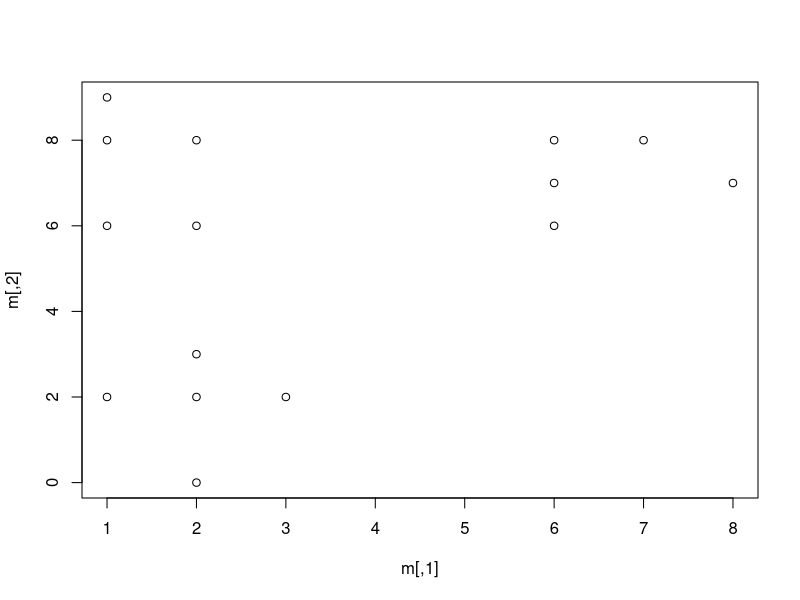
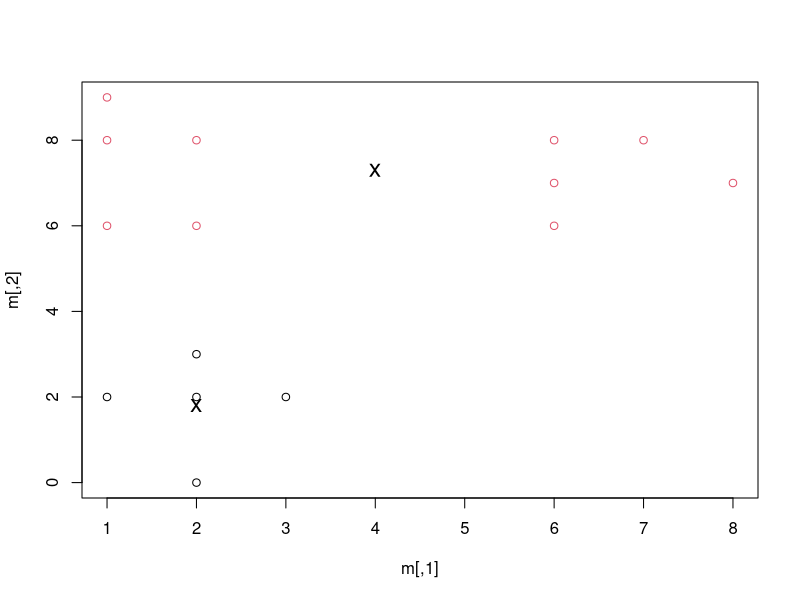
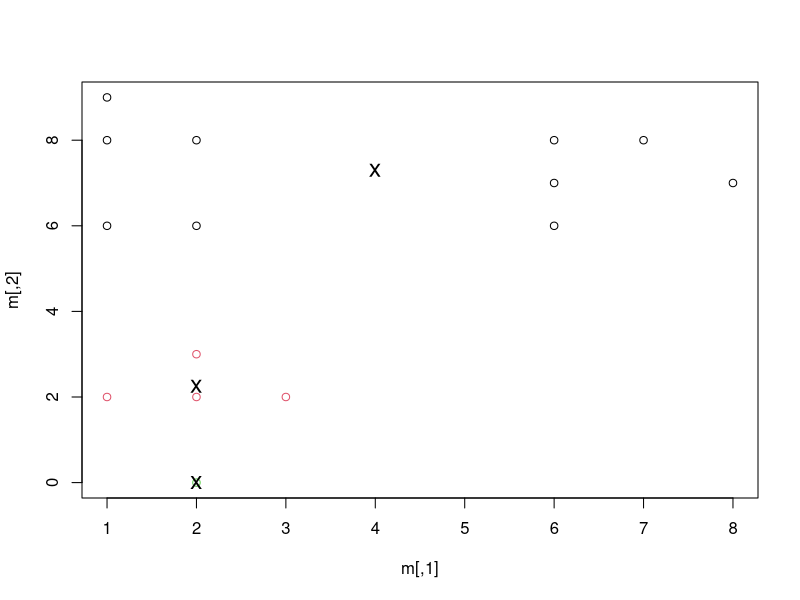
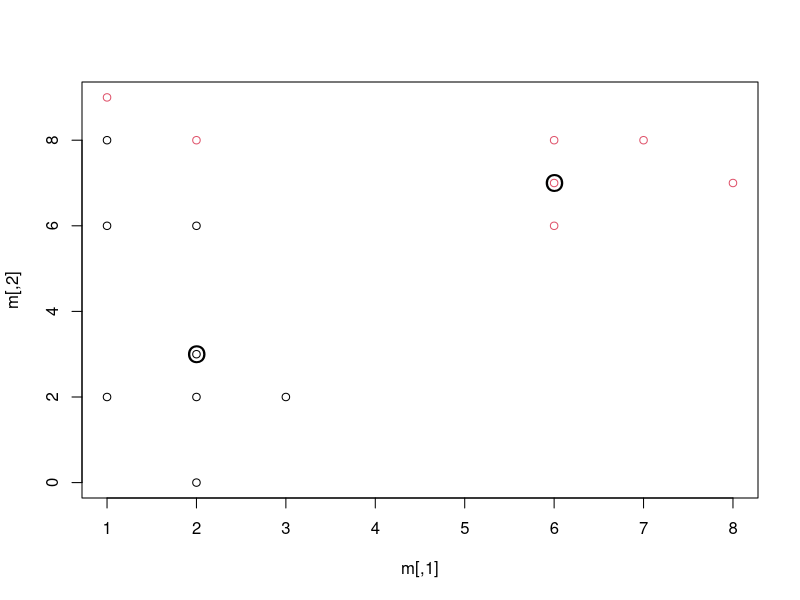
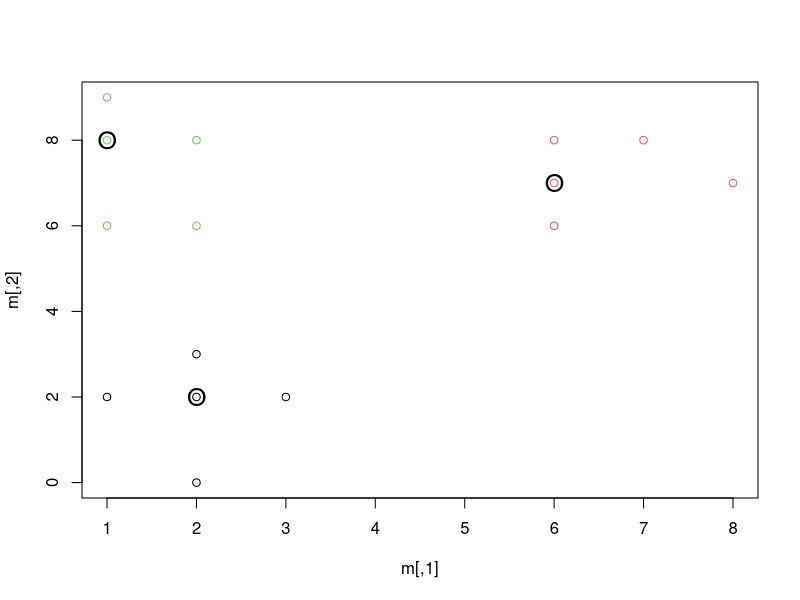
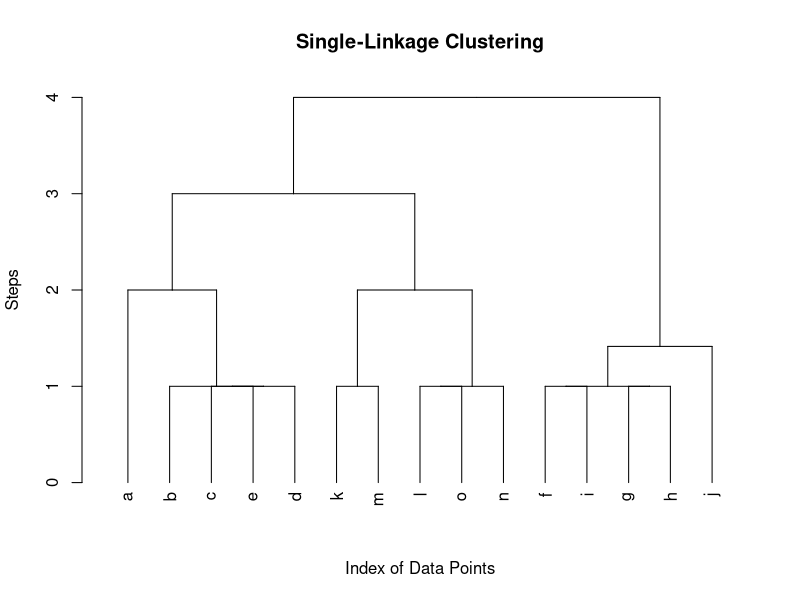
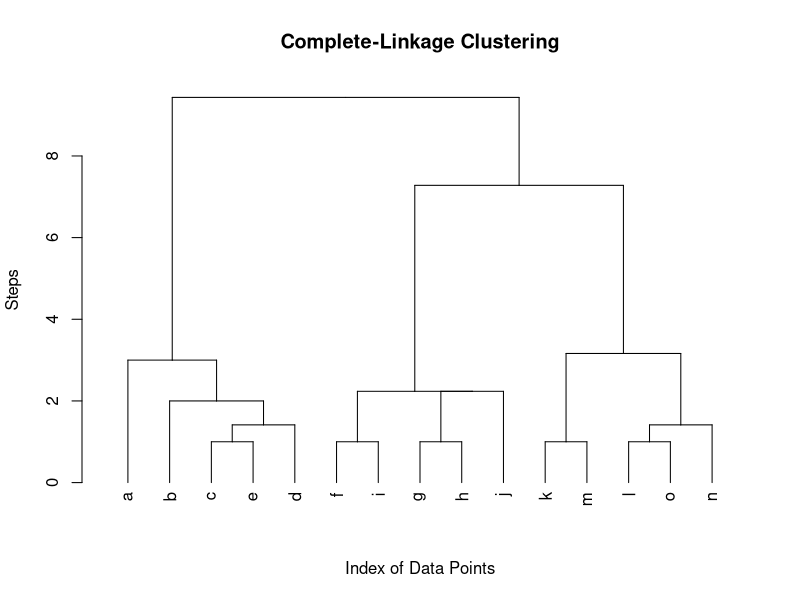

Generate these figures, in order, with R:
#install packages (if needed)
install.packages("cluster")
install.packages("fpc")
#load libraries
library(cluster)
library(fpc)
###############################################################################
#k-means example
###############################################################################
#create 2D toy dataset
a <- c(2,0)
b <- c(1,2)
c <- c(2,2)
d <- c(3,2)
e <- c(2,3)
f <- c(6,8)
g <- c(6,7)
h <- c(6,6)
i <- c(7,8)
j <- c(8,7)
k <- c(1,6)
l <- c(1,8)
m <- c(2,6)
n <- c(2,8)
o <- c(1,9)

m = rbind(a,b,c,d,e,f,g,h,i,j,k,l,m,n,o)

#plot the toy dataset
plot(m)
#run k-means with k = 2
km2 <- kmeans(m, centers = 2) 
km2

#visualize results colored by cluster
plot(m, col=km2$cluster)

#plot cluster centers
points(km2$centers,pch='x',cex=1.5)

#run k-means with k = 3
km3 <- kmeans(m, centers = 3) 
km3

#visualize results colored by cluster
plot(m, col=km3$cluster)

#plot cluster centers
points(km3$centers,pch='x',cex=1.5)

###############################################################################
#evaluating k-means in R
###############################################################################
#create distance matrix for cluster.stats
distm <- dist(m)  
#calculate cluster statistics for km2
cstatskm2 = cluster.stats(distm,km2$cluster)
#calculate cluster statistics for km3
cstatskm3 = cluster.stats(distm,km3$cluster) 
#evaluate between and within cluster distances
cstatskm2$average.between
cstatskm2$average.within
cstatskm3$average.between
cstatskm3$average.within


#kmedoids example
distm <- dist(m) 
#run PAM with k = 2
pam2 <- pam(m, 2)

#visualize results colored by cluster
plot(m, col=pam2$cluster)

#plot cluster centers
points(pam2$medoids,pch='O',cex=1.5)

#run PAM with k = 3
pam3 <- pam(m, 3)

#visualize results colored by cluster
plot(m, col=pam3$cluster)

#plot cluster centers
points(pam3$medoids,pch='O',cex=1.5)

#evaluate PAM
cstatspam2 <- cluster.stats(distm,pam2$cluster)
cstatspam3 <- cluster.stats(distm,pam3$cluster)


#evaluate between and within cluster distances
cstatskm2$average.between
cstatskm2$average.within
cstatskm3$average.between
cstatskm3$average.within

#single linkage example
agn <- agnes(m, diss=FALSE, stand=FALSE, method="single") 
dend_agn <- as.dendrogram(agn)
plot(dend_agn, xlab="Index of Data Points", ylab = "Steps", main = "Single-Linkage Clustering")

#complete linkage example
agn <- agnes(m, diss=FALSE, stand=FALSE, method="complete") 
dend_agn <- as.dendrogram(agn)
plot(dend_agn, xlab="Index of Data Points", ylab = "Steps", main = "Complete-Linkage Clustering")
